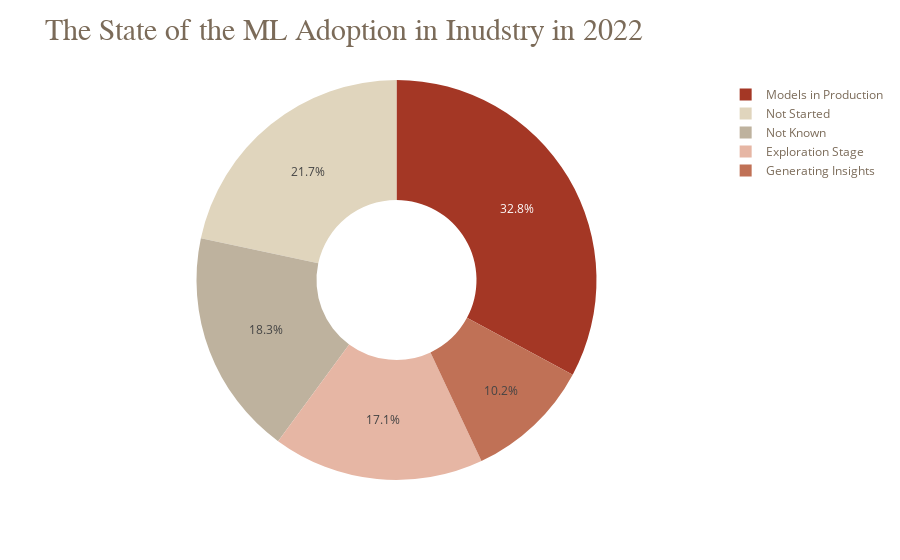
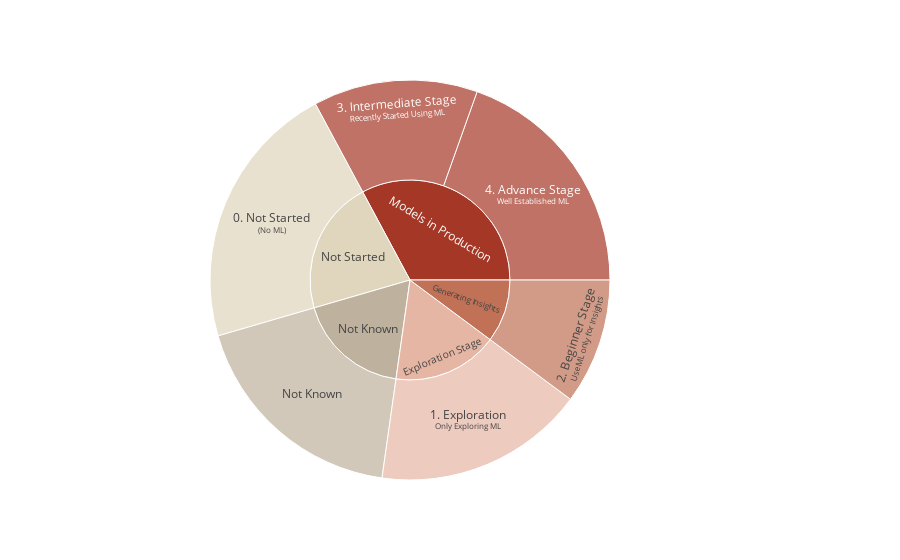

Notebook cell for these charts, in order:
### Code cell
ml_adoption = scope_df.groupby(
    ["ML_adoption_class", "ML_adoption"]
).agg(
    {"Q2" : "count"}
).reset_index().rename(
    columns={"Q2": "counts"}
)

## First Plot
fig = go.Figure(data=[go.Pie(
    labels=scope_df["ML_adoption_class"].value_counts().index.to_list(), 
    values=list(scope_df["ML_adoption_class"].value_counts().values),
    hole=.4
)])

fig.update_traces(marker=dict(colors=['#a43725', '#e0d5bd', '#beb29e', '#E6b6a4', '#c07156']))

large_title_format = "<span style='font-size:30px; font-family:Times New Roman'>The State of the ML Adoption in Inudstry in 2022</span>"
small_title_format = "<span style='font-size:14px; font-family:Helvetica'></b></span>"

layout = dict(
    title = large_title_format + "<br>" + small_title_format,
    font = dict(color = '#7b6b59'),
    showlegend = True,
    margin = dict(t=80,pad=0),

)
fig["layout"].update(layout)

fig.show()

## Second Plot
fig = px.sunburst(
    ml_adoption, 
    path=["ML_adoption_class", "ML_adoption"], 
    values="counts", 
    color="ML_adoption_class",
    color_discrete_map=ml_adoption_color_discrete_map
)

layout = dict(
    showlegend = False,
    margin = dict(t=80,pad=0, l=0),

)
fig["layout"].update(layout)

fig.show()

### Figure 1 — Plotly figure (JSON) as saved in the notebook; plotly's stock layout.template omitted (floating-point values rounded to 4 significant figures)
{"data": [{"hole": 0.4, "labels": ["Models in Production", "Not Started", "Not Known", "Exploration Stage", "Generating Insights"], "marker": {"colors": ["#a43725", "#e0d5bd", "#beb29e", "#E6b6a4", "#c07156"]}, "type": "pie", "values": [2987, 1970, 1660, 1552, 925]}], "layout": {"font": {"color": "#7b6b59"}, "margin": {"pad": 0, "t": 80}, "showlegend": true, "title": {"text": "<span style='font-size:30px; font-family:Times New Roman'>The State of the ML Adoption in Inudstry in 2022</span><br><span style='font-size:14px; font-family:Helvetica'></b></span>"}}}

### Figure 2 — Plotly figure (JSON) as saved in the notebook; plotly's stock layout.template omitted (floating-point values rounded to 4 significant figures)
{"data": [{"branchvalues": "total", "customdata": [["Not Started"], ["Exploration Stage"], ["Generating Insights"], ["Models in Production"], ["Models in Production"], ["Not Known"], ["Exploration Stage"], ["Generating Insights"], ["Models in Production"], ["Not Known"], ["Not Started"]], "domain": {"x": [0, 1], "y": [0, 1]}, "hovertemplate": "labels=%{label}<br>counts=%{value}<br>parent=%{parent}<br>id=%{id}<br>ML_adoption_class=%{customdata[0]}<extra></extra>", "ids": ["Not Started/0. Not Started<br><sup>(No ML)</sup>", "Exploration Stage/1. Exploration<br><sup>Only Exploring ML</sup>", "Generating Insights/2. Beginner Stage<br><sup>Use ML only for Insights</sup>", "Models in Production/3. Intermediate Stage<br><sup>Recently Started Using ML</sup>", "Models in Production/4. Advance Stage<br><sup>Well Established ML</sup>", "Not Known/Not Known", "Exploration Stage", "Generating Insights", "Models in Production", "Not Known", "Not Started"], "labels": ["0. Not Started<br><sup>(No ML)</sup>", "1. Exploration<br><sup>Only Exploring ML</sup>", "2. Beginner Stage<br><sup>Use ML only for Insights</sup>", "3. Intermediate Stage<br><sup>Recently Started Using ML</sup>", "4. Advance Stage<br><sup>Well Established ML</sup>", "Not Known", "Exploration Stage", "Generating Insights", "Models in Production", "Not Known", "Not Started"], "marker": {"colors": ["#e0d5bd", "#E6b6a4", "#c07156", "#a43725", "#a43725", "#beb29e", "#E6b6a4", "#c07156", "#a43725", "#beb29e", "#e0d5bd"]}, "name": "", "parents": ["Not Started", "Exploration Stage", "Generating Insights", "Models in Production", "Models in Production", "Not Known", "", "", "", "", ""], "type": "sunburst", "values": [1970, 1552, 925, 1209, 1778, 1660, 1552, 925, 2987, 1660, 1970]}], "layout": {"legend": {"tracegroupgap": 0}, "margin": {"l": 0, "pad": 0, "t": 80}, "showlegend": false}}
